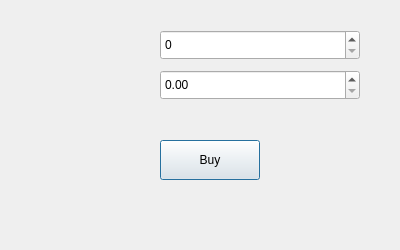
<?xml version="1.0" encoding="UTF-8"?>
<ui version="4.0">
 <class>AssuranceDialog</class>
 <widget class="QDialog" name="AssuranceDialog">
  <property name="geometry">
   <rect>
    <x>0</x>
    <y>0</y>
    <width>400</width>
    <height>250</height>
   </rect>
  </property>
  <property name="windowTitle">
   <string>Insurance</string>
  </property>
  <widget class="QWidget" name="widget">
   <widget class="QSpinBox" name="accountIdSpinBox">
    <property name="geometry">
     <rect>
      <x>160</x>
      <y>30</y>
      <width>200</width>
      <height>30</height>
     </rect>
    </property>
   </widget>
   <widget class="QDoubleSpinBox" name="amountDoubleSpinBox">
    <property name="geometry">
     <rect>
      <x>160</x>
      <y>70</y>
      <width>200</width>
      <height>30</height>
     </rect>
    </property>
    <property name="maximum">
     <double>1000000.0</double>
    </property>
   </widget>
   <widget class="QPushButton" name="buyButton">
    <property name="geometry">
     <rect>
      <x>160</x>
      <y>140</y>
      <width>100</width>
      <height>40</height>
     </rect>
    </property>
    <property name="text">
     <string>Buy</string>
    </property>
   </widget>
  </widget>
 </widget>
 <resources/>
 <connections/>
</ui>
